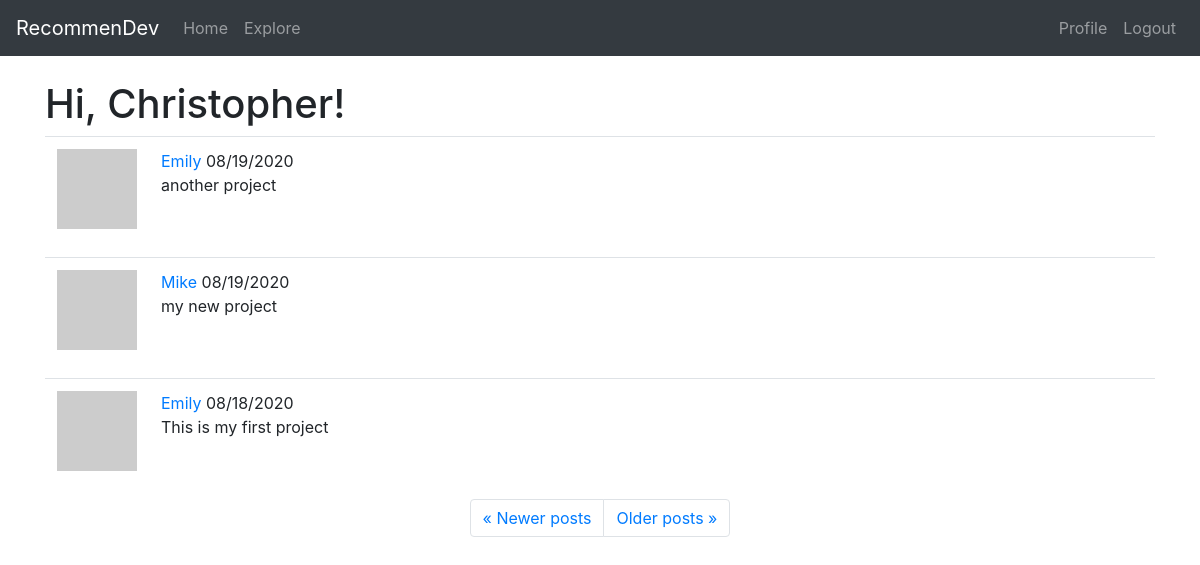
The app's page /explore?page=3 (signed in) with its own data.
### app/models.py (models this page shows, shortened)
class User(UserMixin, db.Model):
    id = db.Column(db.Integer, primary_key=True)
    username = db.Column(db.String(30), index=True, unique=True)
    email = db.Column(db.String(50), index=True, unique=True)
    password_hash = db.Column(db.String(128))
    projects = db.relationship('Project', backref='owner', lazy='dynamic')
    about_me = db.Column(db.String(140))
    last_seen = db.Column(db.DateTime, default=datetime.utcnow)
    followed = db.relationship(
        'User', secondary=followers,
        primaryjoin=(followers.c.follower_id == id),
        secondaryjoin=(followers.c.followed_id == id),
        backref=db.backref('followers', lazy='dynamic'), lazy='dynamic')
    def avatar(self, size):
        digest = md5(self.email.lower().encode('utf-8')).hexdigest()
        return 'https://www.gravatar.com/avatar/{}?d=retro&s={}'.format(digest, size)

class Project(db.Model):
    id = db.Column(db.Integer, primary_key=True)
    user_id = db.Column(db.Integer, db.ForeignKey('user.id'))
    title = db.Column(db.String(60))
    description = db.Column(db.String(150))
    timestamp = db.Column(db.DateTime, index=True, default=datetime.utcnow)
    language = db.Column(db.String(15))
    git_url = db.Column(db.String(50))

### app/routes.py (the view)
@app.route('/explore')
@login_required
def explore():
    page = request.args.get('page', 1, type=int)
    projects = Project.query.order_by(Project.timestamp.desc()).paginate(page, app.config['POSTS_PER_PAGE'], False)
    next_url = url_for('explore', page=projects.next_num) \
        if projects.has_next else None
    prev_url = url_for('explore', page=projects.prev_num) \
        if projects.has_prev else None
    return render_template('index.html', title='Explore', projects=projects.items, next_url=next_url, prev_url=prev_url)

### app/models.py (called while the page is built)
@login.user_loader
def load_user(id):
    return User.query.get(int(id))

### app/routes.py (called while the page is built)
@app.before_request
def before_request():
    if current_user.is_authenticated:
        current_user.last_seen = datetime.utcnow()
        db.session.commit()

### app/templates/index.html (shortened to what this page needs)
{% extends "base.html" %}
{% block content %}
    <h1>Hi, {{ current_user.username }}!</h1>
    {% for project in projects %}
        {% include '_project.html' %}
    {% endfor %}
    <nav aria-label="...">
        <ul class="pagination justify-content-center">
            <li class="page-item{% if not prev_url %} disabled{% endif %}">
                <a class="page-link" href="{{ prev_url or '#' }}">
                    <span aria-hidden="true">&laquo;</span> Newer posts
                </a>
            </li>
            <li class="page-item{% if not next_url %} disabled{% endif %}">
                <a class="page-link" href="{{ next_url or '#' }}">
                    Older posts <span aria-hidden="true">&raquo;</span>
                </a>
            </li>
        </ul>
    </nav>
{% endblock %}

### app/templates/_project.html
<table class="table table-hover">
    <tr>
        <td width="70px">
            <a href="{{ url_for('user', username=project.owner.username) }}">
                <img src="{{ project.owner.avatar(70) }}" />
            </a>
        </td>
        <td>
            <span class="user_popup">
                <a href="{{ url_for('user', username=project.owner.username) }}">
                    {{ project.owner.username }}
                </a>
            </span>
            {{ moment(project.timestamp).format('L') }}
            <br>
            {{ project.title }}
        </td>
    </tr>
</table>

### records on screen
User: username "Christopher"
Project: owner.username "Emily", timestamp "08/19/2020", title "another project"
Project: owner.username "Mike", timestamp "08/19/2020", title "my new project"
Project: owner.username "Emily", timestamp "08/18/2020", title "This is my first project"
